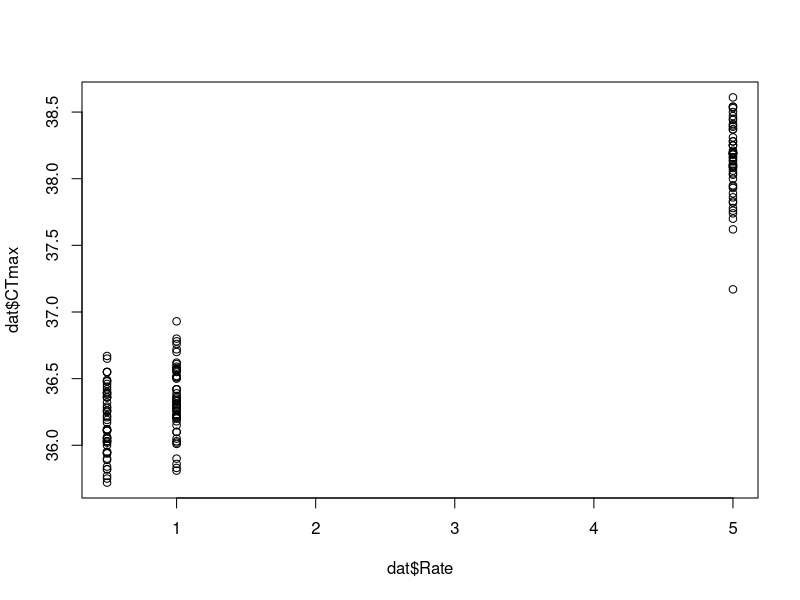
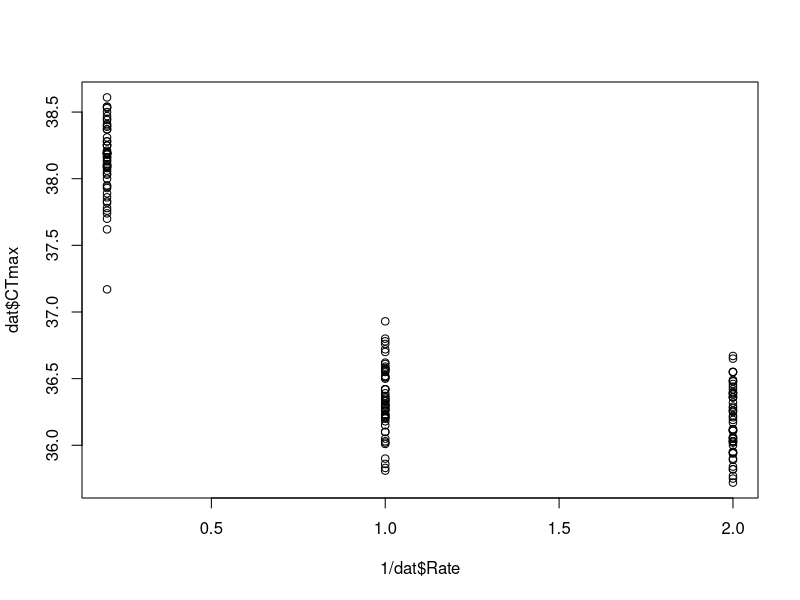
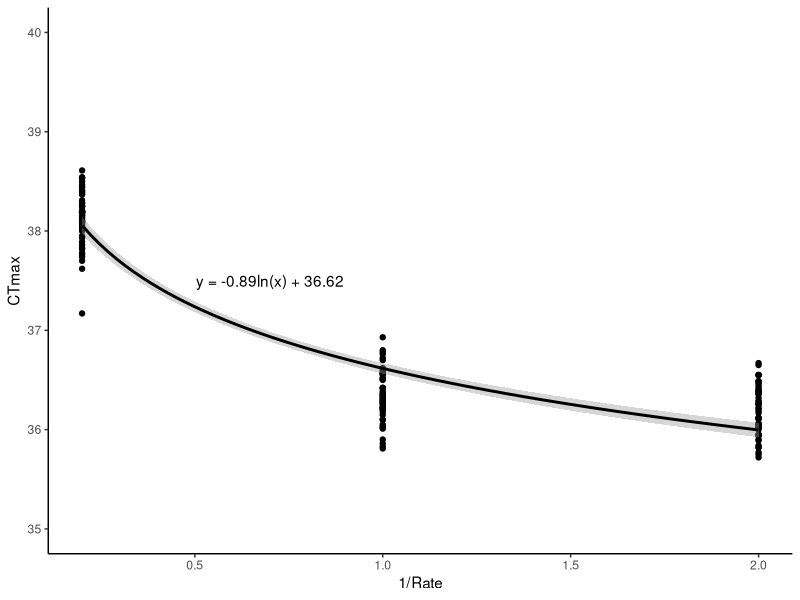
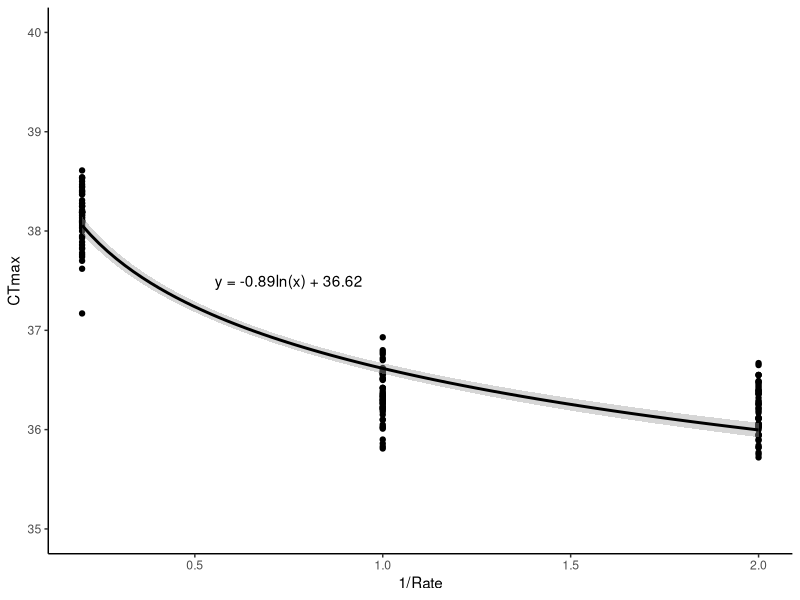

Source code (R) for these figures, in order: (Note: this script raises an error after producing the figures.)


dat <- read.csv("./Thermal-tolerances/Arnold/Apoly_dat.csv")
head(dat)

library(ggplot2)

plot(dat$Rate, dat$CTmax)
plot(1/dat$Rate, dat$CTmax)

ggplot(dat, (aes(x =1/Rate, y=CTmax))) + 
  geom_point() + 
  #geom_smooth(method ="lm", color ="red") + 
  geom_smooth(method ="lm", 
              color ="black", 
              formula = y ~ log(x)) + 
  theme_classic() +
  scale_y_continuous(limits =c(35, 40), 
                     breaks =seq(35, 40, 1)) + 
  annotate(geom ="text", x =0.7, y=37.5, 
           label ="y = -0.89ln(x) + 36.62")

pdf("./figures/Sfigure4-ThermalDeathTimeSlope.pdf", width =6, height =4)

ggplot(dat, (aes(x =1/Rate, y=CTmax))) + 
  geom_point() + 
  #geom_smooth(method ="lm", color ="red") + 
  geom_smooth(method ="lm", 
              color ="black", 
              formula = y ~ log(x)) + 
  theme_classic() +
  scale_y_continuous(limits =c(35, 40), 
                     breaks =seq(35, 40, 1)) + 
  annotate(geom ="text", x =0.75, y=37.5, 
           label ="y = -0.89ln(x) + 36.62")

dev.off()
##########
#Title: A unifying model to estimate thermal tolerance limits in ectotherms across static, dynamic and fluctuating exposures to thermal stress 
#Authors: Lisa Bjerregaard J?rgensen, Hans Malte, Michael ?rsted, Nikolaj Andreasen Klahn & Johannes Overgaard
#Date: 20 April 2021
#Version: 1.1
##########

# This script derives TDT parameters from dynamic experiments, where the maximal temperatures tolerated (dynamic CTmax, dCTmax) are measured using one or more ramping rates. An input data template is provided (dynamic_input.csv). 
# Install packages not yet installed
packages <- c("rootSolve")
#installed_packages <- packages %in% rownames(installed.packages())
#if (any(installed_packages == FALSE)) {
  #install.packages(packages[!installed_packages])
#}
invisible(lapply(packages, library, character.only = TRUE))

########## INPUT DYNAMIC DATA ##########
dynamic = read.csv("Thermal-tolerances/dynamic_input.csv")

########## SELECT TYPES OF OUTPUT DATA ##########

# 2.1	Output : Tolerable temperature at a given exposure time
###IMPORTANT: this is required and not optional, as the other output data types are calculated from estimated sCTmax at these given t_coma exposure times
#Input the t_coma times (in minutes) for which sCTmax should be predicted
t_coma = c(60,1140, 10080, 20160) #example

# 2.2	Output: Knockdown time at a given temperature 
#If additional/specific temperatures for which knockdown time (t_coma) should be predicted input them here (in ?C)
extra_sCTmax = c(33, 34, 35, 36, 37) #example

# 2.3	Output: Dynamic CTmax in ramping assays
#Input other ramprates (in ?C/min) for which dCTmax should be predicted
#extra_ramprates = c(0.01, 0.05, 0.08) #example

# 2.4	Output: Knockdown time in dynamic fluctuating temperatures
#If t_coma under a fluctuating temperature profile is wanted, input the temperature profile
#fluc_temp = read.csv("Thermal-tolerances/fluctuating_temperature_profile.csv",as.is = T)

#loop over group
groups = unique(as.character(dynamic$group))
sCTmax.predictions = NULL
if(exists("extra_sCTmax")){sCTmax.predictions_extra = NULL}
if(exists("extra_ramprates")){dCTmax.predictions = data.frame()}
if(exists("fluc_temp")){fluctemp.predictions = data.frame(group = groups,t_coma=NA)}

if(!exists("t_coma")){stop("t_coma times (in minutes) for which sCTmax should be predicted must be supplied")}

pdf(file="Thermal-tolerances/outputs/TDT_from_dynamic.pdf",width = 12,height = 8)
for(i in 1:length(groups))
  {
  dtmp = dynamic[dynamic$group == groups[i],]
  sCTmax.predictionstmp = data.frame(group = rep(groups[i],times=length(t_coma)),t_coma=t_coma,sCTmax_pred=NA,z_pred=NA)
    
  #Parameters
  # z: temperature sensitivity coefficient [dimesionless]
  # sCTmax: static CTmax [deg Celsius]
  # tLs: static CTmaxtime [min]
  # To: Ramp start temp [deg Celsius]
  # Tc: temperature where damage accumulation starts [deg Celsius] 
  #Tcvalues <-  c("core_30" =34.05, "core_28.5" =33.77, "core_31.5" =33.30,"leading_28.5" =34.43, "leading_30" =34.14, "leading_31.5" =33.84)
  To = 30 #example. This can be group specific
  Tc = 33 #example. This can be group specific
 
  
  ramprates = unique(dtmp$ramprate)
  if(!exists("extra_ramprates")){plot(dtmp$ramprate,dtmp$dCTmax,xlim=c(0,max(dynamic$ramprate)+0.1),xlab="Ramp rate (?C/min)",ylab="dCTmax (?C)",main=groups[i],type="n")}
   xpred = seq(from=min(dtmp$ramprate)*0.2,to=max(dtmp$ramprate)*1.2,length.out=500)
  for(j in 1:length(t_coma))
    {
    tLs =  t_coma[j]
    if(length(ramprates)>2)
      {
      ###In the case there are three or more ramp rates, we can fit a non-linear model, as we have >2 observations to solve 2 unknowns
      #for each desired t_coma, predict sCTmax (in ?C)
      dCTmaxmod = nls(dCTmax ~ To+(z/log(10))*log((log(10)*ramprate*tLs/z)*exp((log(10)/z)*(sCTmax-To))+exp((log(10)/z)*(Tc-To))),start = list(sCTmax=35,z=2.5),data = dtmp)
      sCTmax.predictionstmp$z_pred[j] = as.numeric(dCTmaxmod$m$getPars()[2])
      sCTmax.predictionstmp$sCTmax_pred[j] = as.numeric(dCTmaxmod$m$getPars()[1])
      
      eq = function(x){To+(as.numeric(dCTmaxmod$m$getPars()[2])/log(10))*log((log(10)*x*tLs/as.numeric(dCTmaxmod$m$getPars()[2]))*exp((log(10)/as.numeric(dCTmaxmod$m$getPars()[2]))*(as.numeric(dCTmaxmod$m$getPars()[1])-To))+exp((log(10)/as.numeric(dCTmaxmod$m$getPars()[2]))*(Tc-To)))}
      if(j==length(t_coma) & !exists("extra_ramprates")){curve(eq, from=min(dtmp$ramprate)*0.2,to=max(dtmp$ramprate)*1.2, add=TRUE,lwd=2,col = "grey")}
      }
    if(length(ramprates)==2)
      {
      ####In the case there are only two ramp rates, we have to solve 2 equations with 2 unknowns; z and sCTmax (x[1] and x[2], respectively, in the below function)
      fn <- function(x)(c(F1=(x[1]/log(10))*log((log(10)*dtmp$ramprate[1]*tLs/x[1])*exp((log(10)/x[1])*(x[2]-To))+exp((log(10)/x[1])*(Tc-To)))+To-dtmp$dCTmax[1],
                          F2=(x[1]/log(10))*log((log(10)*dtmp$ramprate[2]*tLs/x[1])*exp((log(10)/x[1])*(x[2]-To))+exp((log(10)/x[1])*(Tc-To)))+To-dtmp$dCTmax[2]))
      roots = multiroot(fn,start = c(2.5,35),maxiter = 1000,positive=TRUE)
      sCTmax.predictionstmp$z_pred[j] = roots[[1]][1]
      sCTmax.predictionstmp$sCTmax_pred[j] = roots[[1]][2]
      eq = function(x){To+(roots[[1]][1]/log(10))*log((log(10)*x*tLs/roots[[1]][1])*exp((log(10)/roots[[1]][1])*(roots[[1]][2]-To))+exp((log(10)/roots[[1]][1])*(Tc-To)))}
      if(j==length(t_coma) & !exists("extra_ramprates")){curve(eq, from=min(dtmp$ramprate)*0.2,to=max(dtmp$ramprate)*1.2, add=TRUE,lwd=2,col = "grey")}
      }
    if(length(ramprates)==1)
      {
      ####In the case dCTmax has only been assessed for one ramp rates, one must supply an estimated z value (see main text)
      z =0.89
      sCTmax = To+(z/log(10))*log((z/(log(10)*dtmp$ramprate[1]*tLs))*(exp((log(10)/z)*(dtmp$dCTmax[1]-To))-exp((log(10)/z)*(Tc-To))))
      sCTmax.predictionstmp$z_pred[j] = z
      sCTmax.predictionstmp$sCTmax_pred[j] = sCTmax
      eq = function(x){To+(z/log(10))*log((log(10)*x*tLs/z)*exp((log(10)/z)*(sCTmax-To))+exp((log(10)/z)*(Tc-To)))}
      if(j==length(t_coma) & !exists("extra_ramprates")){curve(eq, from=min(dtmp$ramprate)*0.2,to=max(dtmp$ramprate)*1.2, add=TRUE,lwd=2,col = "grey")}
      }
    }
  if(!exists("extra_ramprates")){points(dtmp$ramprate,dtmp$dCTmax,pch=21,bg="black",cex=1.2)}
  
  if(exists("extra_sCTmax"))
    {
    #x axis is assay temperature
    #y axis is log10(knockdown time) at constant temperature
    TDTfit = lm(log10(t_coma)~sCTmax_pred,data=sCTmax.predictionstmp)
    new = data.frame(sCTmax_pred = extra_sCTmax)
    
    sCTmax.predictions_extratmp = data.frame(group=rep(groups[i],times=length(extra_sCTmax)),extra_sCTmax=NA,extra_t_coma_pred=NA)
    sCTmax.predictions_extratmp$extra_sCTmax = extra_sCTmax
    sCTmax.predictions_extratmp$extra_t_coma_pred = 10^(predict(TDTfit, newdata = new))
    sCTmax.predictions_extra = rbind(sCTmax.predictions_extra,sCTmax.predictions_extratmp)
    rm(sCTmax.predictions_extratmp)
    }
  
  if(exists("extra_ramprates"))
    {
    dCTmax.predictionstmp = data.frame("group" = rep(unique(dtmp$group),times=length(extra_ramprates)),extra_ramprate=rep(extra_ramprates,times=length(unique(dtmp$group))),dCTmax_extra = NA,z_pred=sCTmax.predictionstmp$z_pred)
    tLs = max(sCTmax.predictionstmp$t_coma)
    #for each desired ramprate, predict dCTmax
    for(j in 1:length(extra_ramprates))
      {
      sCTmax = sCTmax.predictionstmp$sCTmax_pred[sCTmax.predictionstmp$t_coma == tLs] #sCTmax = (log10(1*1440)-intercept)/slope   #tmp$t_coma == tLs
      z = sCTmax.predictionstmp$z_pred[sCTmax.predictionstmp$t_coma == tLs]
      dCTmax = To+(z/log(10))*log((log(10)*extra_ramprates[j]*tLs/z)*exp((log(10)/z)*(sCTmax-To))+exp((log(10)/z)*(Tc-To)))
      dCTmax.predictionstmp$dCTmax_extra[j] = dCTmax
      }
    plot(dtmp$ramprate,dtmp$dCTmax,xlim=c(0,max(c(dynamic$ramprate,extra_ramprates))+0.1),ylim=c(min(c(dynamic$dCTmax)),max(c(dynamic$dCTmax))),xlab="Ramp rate (?C/min)",ylab="dCTmax (?C)",main=paste(groups[i]," "),type="n")
    curve(eq, from=min(c(dynamic$ramprate,extra_ramprates))*0.2,to=max(c(dynamic$ramprate,extra_ramprates))*1.2, add=TRUE,lwd=2,col = "grey")
    points(dtmp$ramprate,dtmp$dCTmax,pch=21,bg="black",cex=1.2)
    #points(extra_ramprates,dCTmax.predictionstmp$dCTmax_extra,pch=21,bg="white",cex=1.2)
    legend("topleft",legend = c("Observed","Predicted","Dynamic TDT fit"),pch=c(21,21,NA),pt.bg = c("black","white",NA),lwd = c(NA,NA,2),col=c("black","black","grey"),bty='n')
    
    dCTmax.predictions = rbind(dCTmax.predictions,dCTmax.predictionstmp)
    rm(dCTmax.predictionstmp)
    }
  
  if(exists("fluc_temp"))
    {
    #The TDT is built from static temperatures and t_coma predicted from dynamic data. Additive injury is determined per time interval (in minutes) 
    TDTfit = lm(log10(t_coma)~sCTmax_pred,data=sCTmax.predictionstmp)
    intercept = summary(TDTfit)$coefficient[1,1]
    slope = summary(TDTfit)$coefficient[2,1]
    fluc_temp$add_inj = NA
    for(time in 1:nrow(fluc_temp))
      {
      fluc_temp$add_inj[time] = ifelse(any(fluc_temp$temperature[time+1]>=Tc,fluc_temp$temperature[time]>=Tc),(100*(fluc_temp$time_min[time+1]-fluc_temp$time_min[time]))/(10^(slope*max(fluc_temp$temperature[time+1],fluc_temp$temperature[time])+intercept)),0)
      }
    fluc_temp$cum_inj = cumsum(fluc_temp$add_inj)
    
    #Select the percentage accumulated thermal injury for which tolerable duration should be predicted
    acc_injury = 100
    fluctemp.predictions$t_coma[i] = fluc_temp$time_min[which.min(abs(fluc_temp$cum_inj - acc_injury))]  
    }
  
  sCTmax.predictions = rbind(sCTmax.predictions,sCTmax.predictionstmp)
  rm(sCTmax.predictionstmp)
  print(paste("Group",i,"out of",length(groups)))
  }
dev.off()

write.csv(sCTmax.predictions,file="Thermal-tolerances/outputs/sCTmax_t_coma.csv")
if(exists("extra_sCTmax")){write.csv(sCTmax.predictions_extra,file="Thermal-tolerances/outputs/extra_sCTmax.csv",row.names = FALSE)}
if(exists("extra_ramprates")){write.csv(dCTmax.predictions,file="Thermal-tolerances/outputs/dCTmax_extra_ramprates.csv",row.names = FALSE)}
if(exists("fluc_temp")){write.csv(fluctemp.predictions,file="Thermal-tolerances/outputs/luctemp_predictions.csv",row.names = FALSE)}


sCTmax.predictions
sCTmax.predictions_extra


library(tidyr)
pred <- read.csv("./Thermal-tolerances/outputs/sCTmax_t_coma.csv")


ggplot(pred, aes(x = t_coma, y = sCTmax_pred, colour = group)) +
  geom_point() +
  geom_smooth(method = "lm", se = F) +
  scale_x_log10() +
  scale_colour_viridis_d() +
  theme_bw()

ggplot(pred, aes(x = t_coma, y = sCTmax_pred, colour = group)) +
  facet_wrap(~group) +
  geom_point() +
  geom_smooth(method = "lm", se = F) +
  scale_x_log10() +
  scale_colour_viridis_d() +
  labs(x = bquote(italic(t)[coma]~(minutes)), y = bquote(Predicted~sCTmax~(degree*C))) +
  theme_bw()


ggplot(pred, aes(x = t_coma, y = sCTmax_pred, colour = group)) +
  facet_wrap(~group) +
  geom_point() +
  geom_smooth(method = "lm", formula = y ~ log10(x), se = F) +
  #scale_x_log10() +
  labs(x = bquote(italic(t)[coma]~(minutes)), y = bquote(Predicted~sCTmax~(degree*C))) +
  scale_colour_viridis_d() +
  theme_bw()

ggplot(pred, aes(x = t_coma, y = sCTmax_pred, colour = group)) +
  #facet_wrap(~group) +
  geom_point() +
  geom_smooth(method = "lm", formula = y ~ log10(x), se = F) +
  #scale_x_log10() +
  labs(x = bquote(italic(t)[coma]~(minutes)), y = bquote(Predicted~sCTmax~(degree*C))) +
  scale_colour_viridis_d() +
  theme_bw()




ggplot(extra_sCTmax, aes(y = extra_sCTmax, x = extra_t_coma_pred, colour = group)) +
  geom_point() +
  geom_smooth(method = "lm", se = F) +
  scale_x_log10() +
  scale_colour_viridis_d() +
  theme_bw()

ggplot(extra_sCTmax, aes(y = extra_sCTmax, x = extra_t_coma_pred, colour = group)) +
  facet_wrap(~group) +
  geom_point() +
  geom_smooth(method = "lm", se = F) +
  scale_x_log10() +
  scale_colour_viridis_d() +
  labs(x = bquote(italic(t)[coma]~(minutes)), y = bquote(Predicted~sCTmax~(degree*C))) +
  theme_bw()

#remove 37 then plot
ggplot(extra_sCTmax, aes(y = extra_sCTmax, x = extra_t_coma_pred+1, colour = group)) +
  facet_wrap(~group) +
  geom_point() +
  geom_smooth(method = "lm", formula = y ~ log(x), se = F) +
  scale_x_log10() +
  labs(x = bquote(italic(t)[coma]~(minutes)), y = bquote(Predicted~sCTmax~(degree*C))) +
  scale_color_manual(values = c("coral", "red2","firebrick4","lightskyblue" ,"dodgerblue2", "dodgerblue4"))+
  theme_bw()

ggplot(extra_sCTmax, aes(y = extra_sCTmax, x = extra_t_coma_pred, colour = group)) +
  #facet_wrap(~group) +
  geom_smooth(method = "lm", formula = y ~ log(x+1), se = F) +
  geom_point() +
  #scale_x_log10() +
  labs(x = bquote(italic(t)[coma]~(minutes)), y = bquote(Predicted~sCTmax~(.( "\u00B0" ) * C))) +
  scale_x_continuous(breaks = seq(0, 50000, 10000)) +
  scale_color_manual(values = c("coral", "red2","firebrick4","lightskyblue" ,"dodgerblue2", "dodgerblue4"), 
                     labels = c("Low latitude 28.5 \u00B0C",
                                "Low latitude 30.0 \u00B0C",
                                "Low latitude 31.5 \u00B0C",
                                "High latitude 28.5 \u00B0C",
                                "High latitude 30.0 \u00B0C",
                                "High latitude 31.5 \u00B0C"))+
  theme_classic() + 
  theme(legend.position = c(.8,.8))

pdf("./figures/figure05.pdf", width =6, height =4)

ggplot(extra_sCTmax, aes(y = extra_sCTmax, x = extra_t_coma_pred, colour = group)) +
  #facet_wrap(~group) +
  geom_smooth(method = "lm", formula = y ~ log(x+1), se = F) +
  geom_point() +
  #scale_x_log10() +
  labs(x = bquote(italic(t)[coma]~(minutes)), y = bquote(Predicted~sCTmax~(.( "\u00B0" ) * C))) +
  scale_x_continuous(breaks = seq(0, 50000, 10000)) +
  scale_color_manual(values = c("coral", "red2","firebrick4","lightskyblue" ,"dodgerblue2", "dodgerblue4"), 
                     labels = c("Low latitude 28.5 \u00B0C",
                                "Low latitude 30.0 \u00B0C",
                                "Low latitude 31.5 \u00B0C",
                                "High latitude 28.5 \u00B0C",
                                "High latitude 30.0 \u00B0C",
                                "High latitude 31.5 \u00B0C"), 
                     name ="Experimental group")+
  theme_classic() + 
  theme(legend.position = c(.8,.7))

dev.off()
